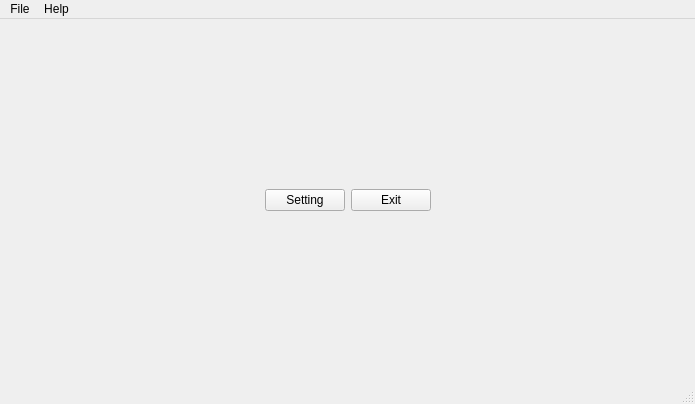
<?xml version="1.0" encoding="UTF-8"?>
<ui version="4.0">
 <class>MainWin</class>
 <widget class="QMainWindow" name="MainWin">
  <property name="geometry">
   <rect>
    <x>0</x>
    <y>0</y>
    <width>695</width>
    <height>404</height>
   </rect>
  </property>
  <property name="windowTitle">
   <string>MainWindow</string>
  </property>
  <widget class="QWidget" name="centralwidget">
   <layout class="QHBoxLayout" name="horizontalLayout">
    <item>
     <spacer name="horizontalSpacer">
      <property name="orientation">
       <enum>Qt::Orientation::Horizontal</enum>
      </property>
      <property name="sizeHint" stdset="0">
       <size>
        <width>40</width>
        <height>20</height>
       </size>
      </property>
     </spacer>
    </item>
    <item>
     <widget class="QPushButton" name="pushButton">
      <property name="text">
       <string>Setting</string>
      </property>
     </widget>
    </item>
    <item>
     <widget class="QPushButton" name="pushButton_2">
      <property name="text">
       <string>Exit</string>
      </property>
     </widget>
    </item>
    <item>
     <spacer name="horizontalSpacer_2">
      <property name="orientation">
       <enum>Qt::Orientation::Horizontal</enum>
      </property>
      <property name="sizeHint" stdset="0">
       <size>
        <width>40</width>
        <height>20</height>
       </size>
      </property>
     </spacer>
    </item>
   </layout>
  </widget>
  <widget class="QMenuBar" name="menubar">
   <property name="geometry">
    <rect>
     <x>0</x>
     <y>0</y>
     <width>695</width>
     <height>17</height>
    </rect>
   </property>
   <widget class="QMenu" name="menuFile">
    <property name="title">
     <string>File</string>
    </property>
    <addaction name="actionOpen"/>
   </widget>
   <widget class="QMenu" name="menuHelp">
    <property name="title">
     <string>Help</string>
    </property>
    <addaction name="actionAbout"/>
   </widget>
   <addaction name="menuFile"/>
   <addaction name="menuHelp"/>
  </widget>
  <widget class="QStatusBar" name="statusbar"/>
  <action name="actionOpen">
   <property name="text">
    <string>Open</string>
   </property>
  </action>
  <action name="actionAbout">
   <property name="text">
    <string>About</string>
   </property>
  </action>
 </widget>
 <resources/>
 <connections/>
</ui>
